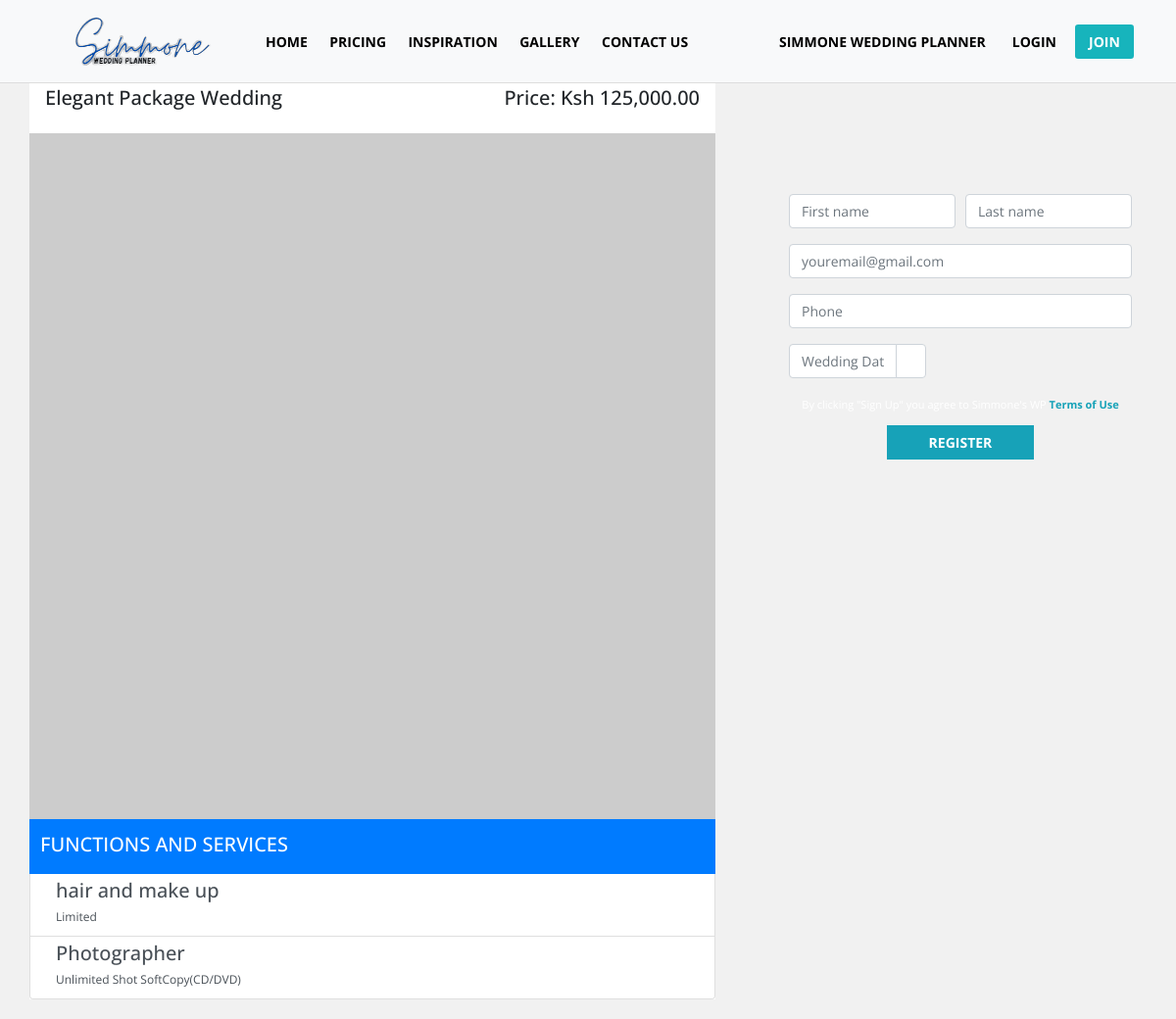
The app's page /package_detail.php?id=2 with its own data.
### tables this page shows
CREATE TABLE `tblweddingcategories` (
  `id` int(11) NOT NULL,
  `wedding_type` varchar(100) NOT NULL,
  `price` decimal(10,2) NOT NULL
);

CREATE TABLE `tbl_features` (
  `id` int(11) NOT NULL,
  `category_id` int(11) NOT NULL,
  `title` varchar(100) NOT NULL,
  `description` text NOT NULL
);

### admin/include/database.php (called while the page is built, shortened)
<?php
class Database
{
    public $connection;
    public function open_connection()
    {
        $this->connection = mysqli_connect(DB_HOST, DB_USER, DB_PASS, DB_NAME);
    }
    public function query($sql)
    {
        $result = mysqli_query($this->connection, $sql);
        return $result;
    }
}
$db = new Database();
?>

### admin/include/db_object.php (called while the page is built, shortened)
<?php
class DB_Object
{
    public static function find_by_id($id) {
        $the_result_array = static::find_by_query("SELECT * FROM " . static::$db_table . " WHERE id = $id ORDER BY id DESC  LIMIT 1 ");
        return !empty($the_result_array) ? array_shift($the_result_array) : false;
    }
    public static function find_by_feature_no_limit($id) {
        return static::find_by_query("SELECT * FROM " . static::$db_table . " WHERE category_id = $id ORDER BY category_id DESC");
    }
    public static function find_by_query($sql) {
        global $db;
        $result_set = $db->query($sql);
        $the_object_array = array();
        while($row = mysqli_fetch_array($result_set)) {
            $the_object_array[] = static::instantiation($row);
        }
        return $the_object_array;
    }
    public static function instantiation($the_record){
        $the_object = new $calling_class;
        foreach($the_record as $the_attribute => $value)
        {
            if($the_object->has_the_attribute($the_attribute)) {
                $the_object->$the_attribute = $value;
            }
        }
        return $the_object;
    }
    private function has_the_attribute($the_attribute) {
        $object_properties = get_object_vars($this);
        return array_key_exists($the_attribute, $object_properties);
    }
}
?>

### admin/include/Categories.php (called while the page is built, shortened)
<?php
class Category extends DB_Object
{
    public $preview_image;
    public $upload_directory = "upload/categories";
    public $image_placeholder = "http://placehold.it/300x300&text=images";
    public function preview_image_picture() {
        return empty($this->preview_image) ? $this->image_placeholder : $this->upload_directory. '/' .$this->preview_image;
    }
}
?>

### package_detail.php (the view, shortened to what this page needs)
<?php
   $id = $_GET['id'];
   $category = Category::find_by_id($id);
?>
<!doctype html>
<html lang="en">
<head>
    <link rel="stylesheet" type="text/css"
          href="https://cdn.materialdesignicons.com/2.1.19/css/materialdesignicons.min.css">
    <link rel="stylesheet" href="css/bootstrap.min.css">
    <link rel="stylesheet" href="css/style.css">
    <link rel="stylesheet" href="css/bootstrap-datepicker.css">
</head>
<body>
<?php include 'include/nav.php'; ?>
<div class="container">
     <div class="row">
        <div class="col-md-8 p-0" style="margin-bottom: 20px;">
            <div class="float-left bg-white">
                <h5 class="h5 text-uppercase mb-5 pt-3 pl-3 pr-3">
                    <span class="float-left text-capitalize"><?= $category->wedding_type; ?> Package Wedding</span>
                    <span class="float-right text-capitalize">Price: Ksh <?= number_format($category->price,2); ?></span>
                </h5>
                <img src="admin/<?= $category->preview_image_picture(); ?>" style="width: 700px;" alt="">
                <ul class="list-group">
                        <li class="list-group-item list-group-item-action flex-column align-items-start active">
                            <div class="d-flex w-100 justify-content-between">
                                <h5 class="mb-1 pt-2 pb-2">FUNCTIONS AND SERVICES</h5>
                            </div>
                        </li>
                    <?php $feature = Features::find_by_feature_no_limit($category->id); ?>
                        <?php foreach ($feature as $feature_item) : ?>
                            <li class="list-group-item list-group-item-action flex-column align-items-start">
                                <div class="d-flex w-100 justify-content-between">
                                    <h5 class="mb-1"><i class="mdi mdi-check mr-3"></i><?= $feature_item->title; ?></h5>
                                </div>
                                <p class="mb-1 ml-3 text-capitalize"><?= $feature_item->description; ?></p>
                            </li>
                        <?php endforeach; ?>
                    </ul>
                </div>
            </div>
            <div class="col-md-4" style="margin-bottom: 20px;">
                    <br>
                    <br>
                    <br>
                    <br>
                    <br>
                    <br>
            <form action="<?php echo $_SERVER['PHP_SELF']; ?>" method="post">
                        <div class="form-row">
                            <div class="form-group col-md-6">
                                <input type="text" class="form-control" name="user_firstname" placeholder="First name" id="user_firstname">
                            </div>
                            <div class="form-group col-md-6">
                                <input type="text" id="user_lastname" class="form-control" name="user_lastname" placeholder="Last name">
                            </div>
                        </div>
                        <div class="form-group">
                            <input type="text" class="form-control" name="user_email" id="user_email" placeholder="youremail@gmail.com">
                        </div>
                        <div class="form-group">
                            <input type="text" aria-describedby="phoneHelpBlock" class="form-control" name="user_phone" id="user_phone" placeholder="Phone">
                        </div>
                        <div class="form-row">
                            <div class="input-group col-md-5">
                                <input type="text" class="form-control" name="wedding_date" data-provide="datepicker" id="wedding_date"
                                       placeholder="Wedding Date">
                                <div class="input-group-append">
                                    <span class="input-group-text" style="background: white;"></span>
                                </div>
                            </div>
                        </div>
                        <div class="text-center mt-3">
                            <p style="font-size: 11px;color:white;">By clicking "Sign Up" you agree to Simmone's WP <a
                                        href="" title="" style="color: #17a2b8;font-weight: bold;">Terms of Use</a></p>
                            <button type="submit" name="register" class="btn btn-info btn-sm text-uppercase font-weight-bold"
                                    style="margin-top: -5px;">Register
                            </button>
                        </div>
                    </form>
            </div>
        </div>
</div>
</body>
</html>

### css/style.css (style rules this page uses)
body { font-family: 'Open Sans', 'Roboto', sans-serif !important; }
body { font-family: 'Open Sans', 'Roboto', sans-serif; line-height: 1.5em; margin-bottom: 0%; width: 100%; margin-top: 4%; overflow-x: hidden; background: #f1f1f1; font-size: 14px; }
.form-control { font-size: 14px; outline: none; }
.btn.btn-info.text-uppercase { font-size: 14px; }
.btn.btn-info.text-uppercase.font-weight-bold { width: 150px; padding: 6px; border-radius: 0; }
.list-group-item { font-size: 12px; padding: 5px 10px; }

### package_detail.php (style rules this page uses)
body { margin-top: 6%; }
.list-group-item:first-child { border-top-left-radius: 0rem; border-top-right-radius: 0rem; }

### records on screen
tblweddingcategories: wedding_type "Elegant", price "125,000.00"
tbl_features: title "hair and make up", description "Limited"
tbl_features: title "Photographer", description "Unlimited Shot SoftCopy(CD/DVD)"
